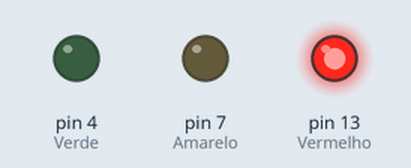
This sketch was run on a simulated Arduino Uno, built with avr-gcc and run on an emulated ATmega328P. On the bench: output pins drawn as LEDs (lit = HIGH).

Above: at 2.5 s.
At 6.0 s:
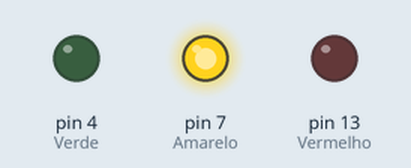
At 9.5 s:
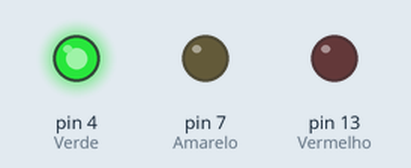
Timing chart, 0 to 15.6 s (numbered marks = the images above):
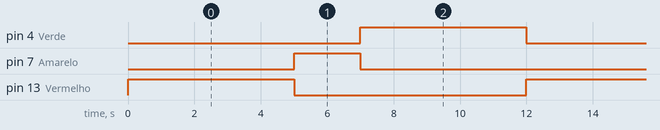

The sketch:

Codigo-Fonte_Projeto1.1.ino
```cpp
void setup() {
  //Definindo as Portas e os parâmetros das mesmas
  pinMode(13, OUTPUT); // Vermelho
  pinMode(7, OUTPUT); // Amarelo
  pinMode(4, OUTPUT); // Verde
}

void loop() {
  //Led Vermelho
  digitalWrite(13, HIGH); // Liga Vermelho
  delay(5000);
  digitalWrite(13, LOW); // Desliga Vermelho

  //Led Amarelo
  digitalWrite(7, HIGH); // Liga Amarelo
  delay(2000);
  digitalWrite(7, LOW); // Desliga Amarelo

  //Led Verde
  digitalWrite(4, HIGH); // Liga Verde
  delay(5000);
  digitalWrite(4, LOW); // Desliga Verde
}
```

Measured:
- by itself, pin 4 (Verde), pin 13 (Vermelho): alternates HIGH for 5.0 s and LOW for 7.0 s
- by itself, pin 7 (Amarelo): alternates HIGH for 2.0 s and LOW for 10.0 s
- by itself, everything shown: repeats every 12.0 s, in 4 steps
